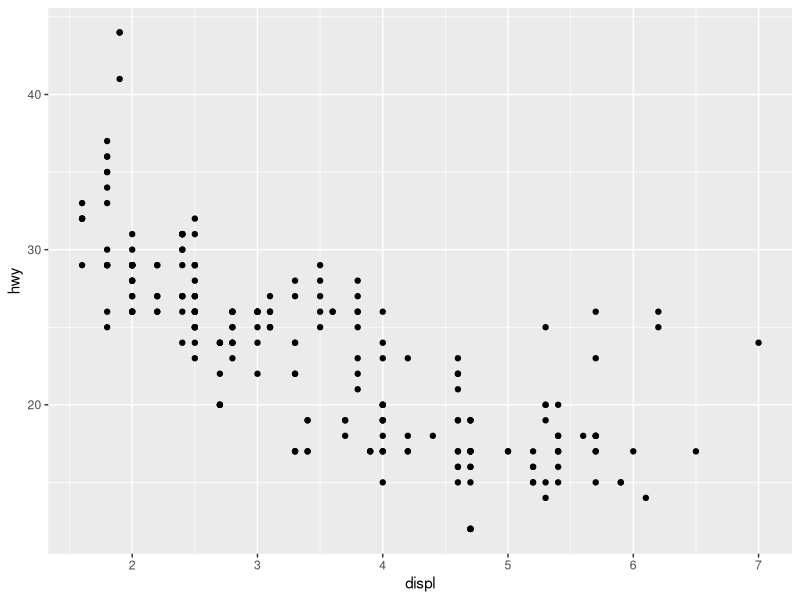
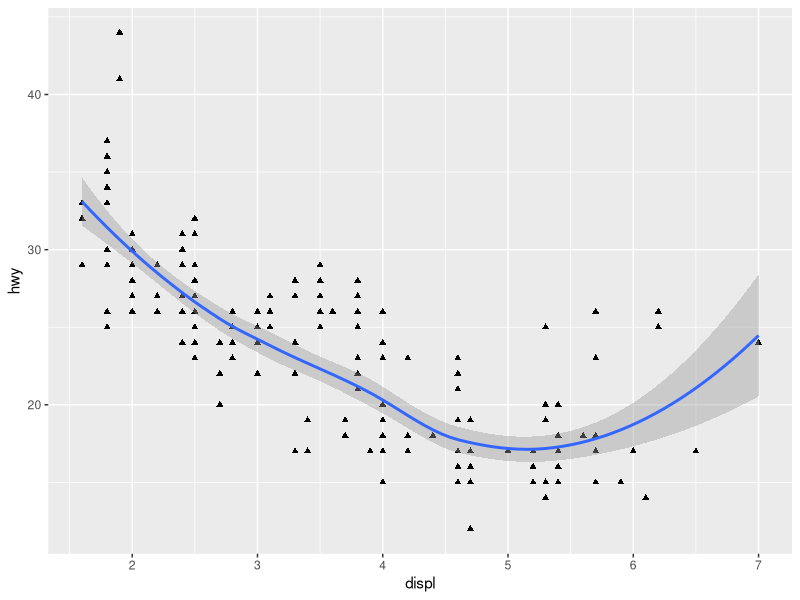
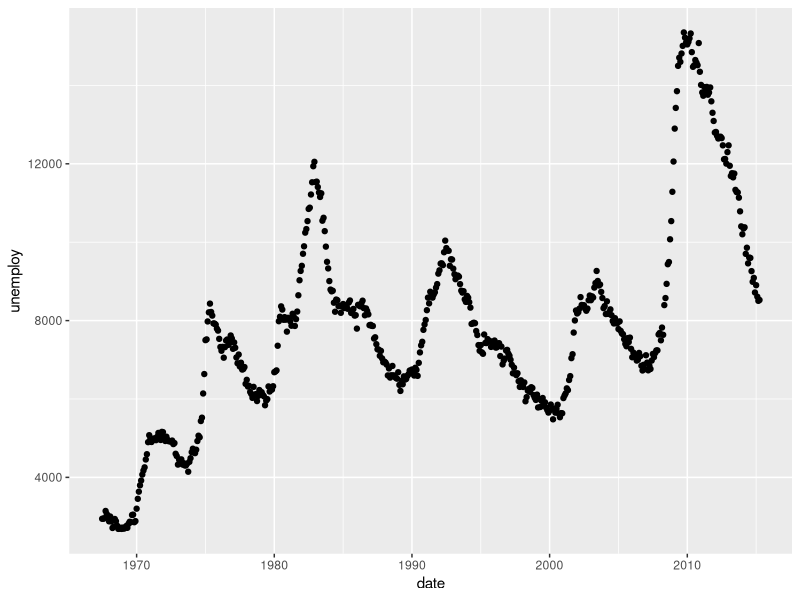
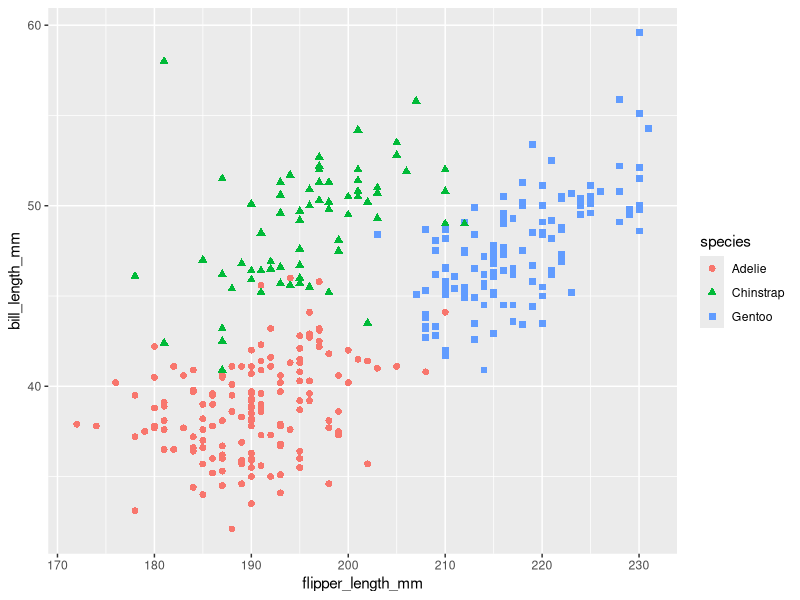
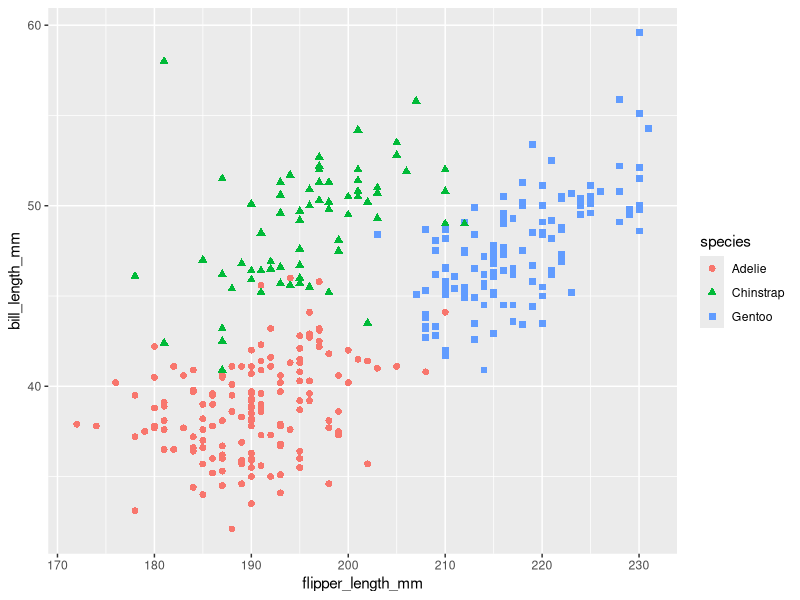
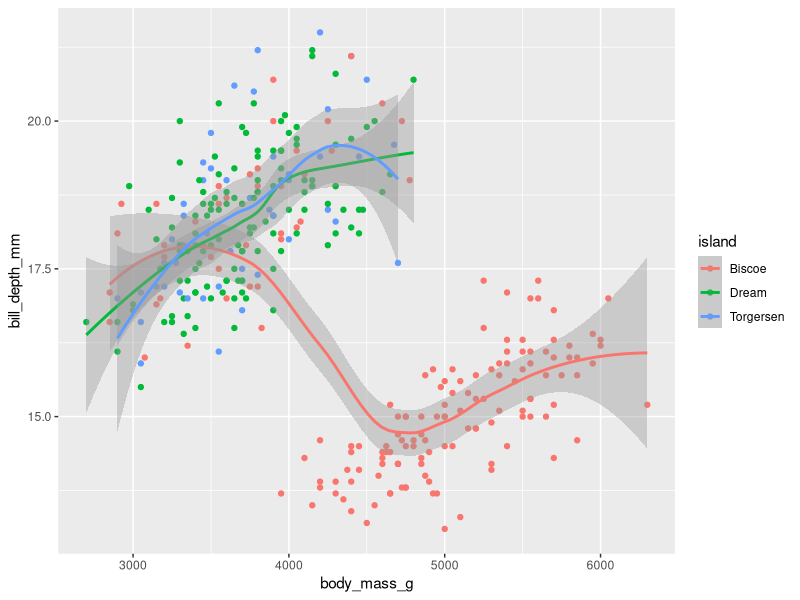

The R source for these figures, in order:
## ---- chunk 1
#| message: false

library(tidyverse)
ggplot(mpg, aes(x = displ, y = hwy)) +
  geom_point() 
## ---- chunk 2
#| message: false

ggplot(mpg, aes(x = displ, y = hwy)) + 
  geom_point(shape = "triangle") +
  geom_smooth()
## ---- chunk 3
ggplot(economics, aes(x = date, y = unemploy)) +
  geom_point()
## ---- chunk 4
#| echo: false
#| message: false
#| warning: false

# install.packages(palmerpenguins)
library(palmerpenguins)
ggplot(penguins, aes(x = flipper_length_mm, y = bill_length_mm,
                     color = species, shape = species)) +
  geom_point(size = 2)
## ---- chunk 5
#| comment: "#>"
#| collapse: true

# Extra pane > Packages tab > Install button > palmerpenguins > Install
# Or, in console: install.packages(palmerpenguins)

library(palmerpenguins)
## ---- chunk 6
#| comment: "#>"
#| collapse: true
#| warning: false

ggplot(penguins, aes(x = flipper_length_mm, y = bill_length_mm,
                     color = species, shape = species)) +
  geom_point(size = 2)
## ---- chunk 7
#| message: false
#| warning: false

ggplot(penguins, aes(x = body_mass_g, y = bill_depth_mm, color = island)) + 
  geom_point() +
  geom_smooth()
